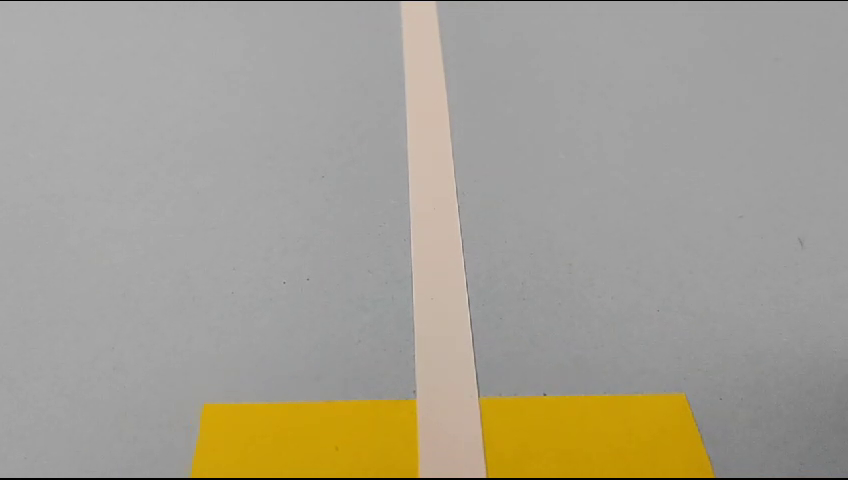
#> input picture frame 87 of Test_Vid.mp4, 848 x 480 px
$ python ColorPicker_LAB.py
#> lines starting #> are read from the running program, lines starting #| are printed output that depends on the picture; after the words box and inside, x2 and y2 are one past the last pixel; in counts of white or black regions, pixels touching at a corner belong together
import cv2
import numpy as np

frameWidth = 640
frameHeight = 480
cap = cv2.VideoCapture("Test_Vid.mp4")
cap.set(3, frameWidth)
cap.set(4, frameHeight)


def empty(a):
    pass


# Function to update the LAB color picker values
def update_lab_picker():
    l_min = cv2.getTrackbarPos("L Min", "LAB")
    l_max = cv2.getTrackbarPos("L Max", "LAB")
    a_min = cv2.getTrackbarPos("A Min", "LAB")
    a_max = cv2.getTrackbarPos("A Max", "LAB")
    b_min = cv2.getTrackbarPos("B Min", "LAB")
    b_max = cv2.getTrackbarPos("B Max", "LAB")
    lower = np.array([l_min, a_min, b_min])
    upper = np.array([l_max, a_max, b_max])
    return lower, upper


# Create the trackbars for LAB
cv2.namedWindow("LAB")
cv2.resizeWindow("LAB", 640, 480)
cv2.createTrackbar("L Min", "LAB", 0, 255, empty)
#> slider 'L Min' is set to 51
cv2.createTrackbar("L Max", "LAB", 255, 255, empty)
cv2.createTrackbar("A Min", "LAB", 0, 255, empty)
#> slider 'A Min' is set to 51
cv2.createTrackbar("A Max", "LAB", 255, 255, empty)
cv2.createTrackbar("B Min", "LAB", 0, 255, empty)
#> slider 'B Min' is set to 51
cv2.createTrackbar("B Max", "LAB", 255, 255, empty)

frameCounter = 0

while True:
    frameCounter += 1
    if cap.get(cv2.CAP_PROP_FRAME_COUNT) == frameCounter:
        cap.set(cv2.CAP_PROP_POS_FRAMES, 0)
        frameCounter = 0
    _, img = cap.read()
#> img is the input picture: shape (480, 848, 3); mean B, G, R 146.3, 159.9, 164.8

    lower, upper = update_lab_picker()

    lab = cv2.cvtColor(img, cv2.COLOR_BGR2LAB)
#> lab: shape (480, 848, 3); mean of channels 0, 1, 2 168.6, 128.7, 134.5
    mask = cv2.inRange(lab, lower, upper)
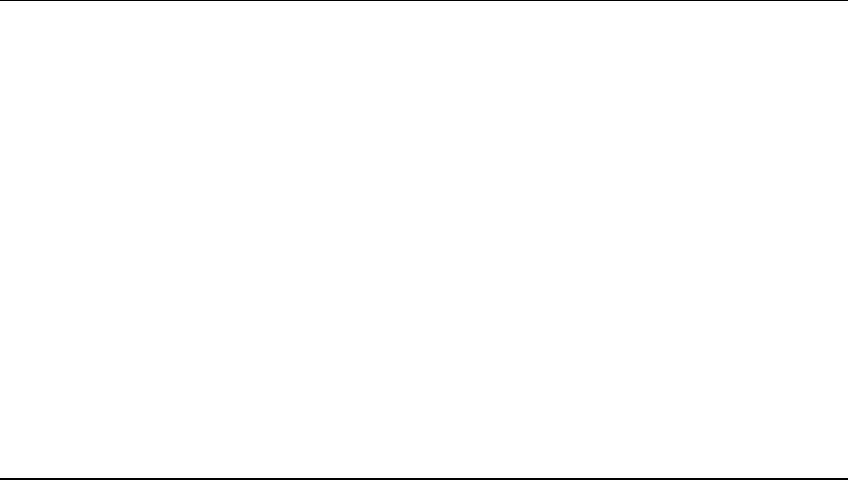
#> mask: shape (480, 848); 99.4% white; 2 black regions, box (x1, y1, x2, y2) and area: (0, 478, 848, 480) 1696, (0, 0, 848, 1) 848
    result = cv2.bitwise_and(img, img, mask=mask)

    mask = cv2.cvtColor(mask, cv2.COLOR_GRAY2BGR)
    hStack = np.hstack([img, mask, result])
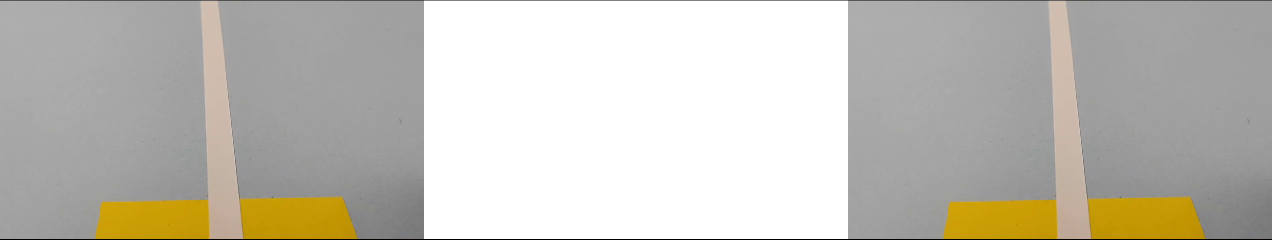
#> hStack: shape (480, 2544, 3) (shown at 1/2 size); mean B, G, R 182, 191.1, 194.3

    # Display LAB values
    cv2.putText(
        hStack,
        f"Lower: {lower}",
        (10, frameHeight - 30),
        cv2.FONT_HERSHEY_SIMPLEX,
        0.5,
        (255, 255, 255),
        1,
        cv2.LINE_AA,
    )
#> hStack: shape (480, 2544, 3); 0.06% of pixels changed, all inside (x1, y1, x2, y2) = (11, 437, 158, 456)
    cv2.putText(
        hStack,
        f"Upper: {upper}",
        (10, frameHeight - 10),
        cv2.FONT_HERSHEY_SIMPLEX,
        0.5,
        (255, 255, 255),
        1,
        cv2.LINE_AA,
    )
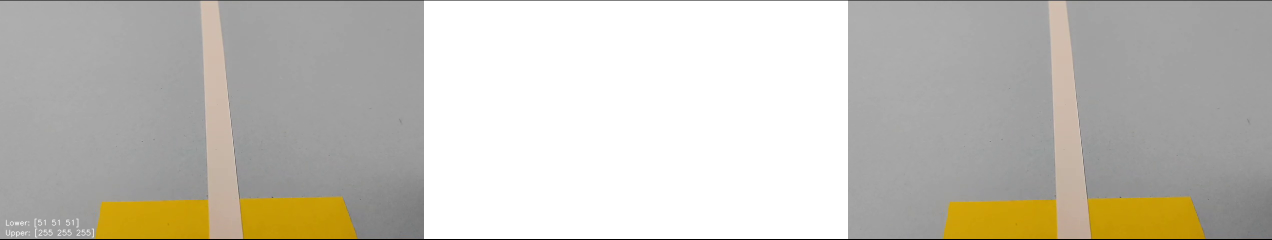
#> hStack: shape (480, 2544, 3) (shown at 1/2 size); mean B, G, R 182.1, 191.1, 194.4

    cv2.imshow("LAB Color Picker", hStack)

    if cv2.waitKey(1) & 0xFF == ord("q"):
#> (key q is pressed here)
        break

cap.release()
cv2.destroyAllWindows()

$ run again, starting later in the video
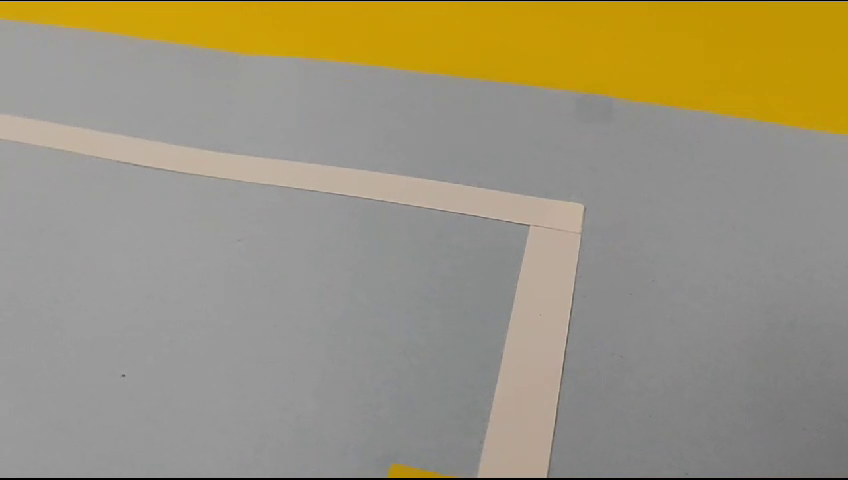
#> input picture frame 393 of Test_Vid.mp4, 848 x 480 px
#> img is the input picture: shape (480, 848, 3); mean B, G, R 124.4, 148, 156
#> lab: shape (480, 848, 3); mean of channels 0, 1, 2 157.4, 129, 139.3
#> `hStack = np.hstack([img, mask, result])`:
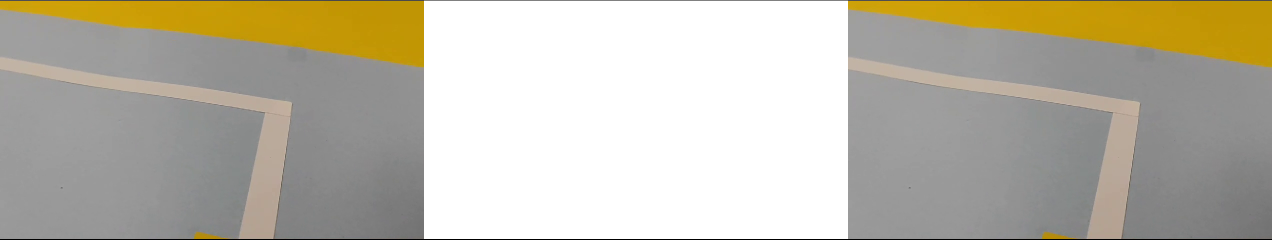
#> hStack: shape (480, 2544, 3) (shown at 1/2 size); mean B, G, R 167.4, 183.1, 188.4
#> `cv2.putText( hStack, f"Upper: {upper}", (10, frameHeight - 10), cv2.FO..`:
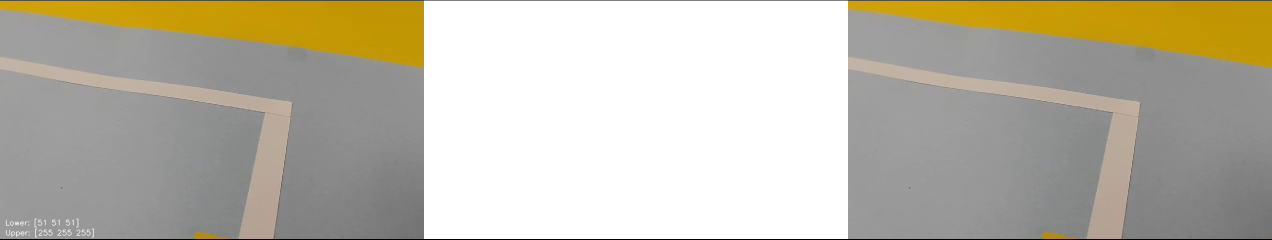
#> hStack: shape (480, 2544, 3) (shown at 1/2 size); mean B, G, R 167.4, 183.2, 188.5

$ run again, starting later in the video
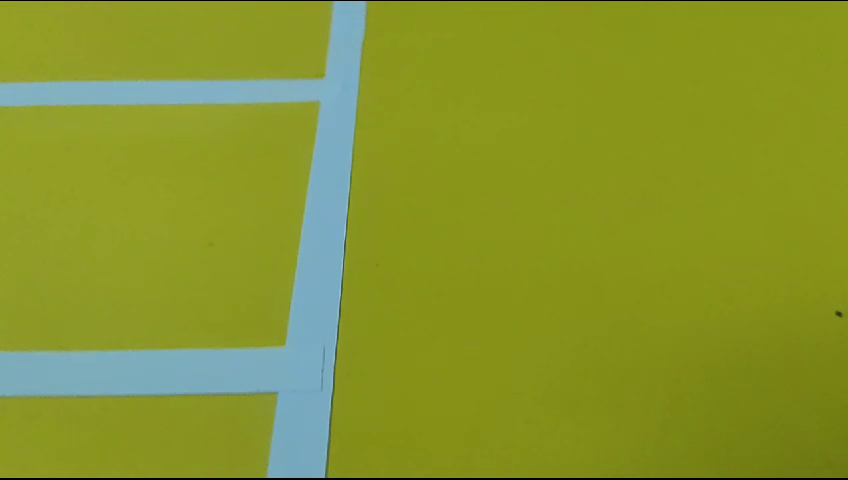
#> input picture frame 699 of Test_Vid.mp4, 848 x 480 px
#> img is the input picture: shape (480, 848, 3); mean B, G, R 45.1, 149.5, 134.3
#> lab: shape (480, 848, 3); mean of channels 0, 1, 2 150.8, 110, 176.5
#> `hStack = np.hstack([img, mask, result])`:
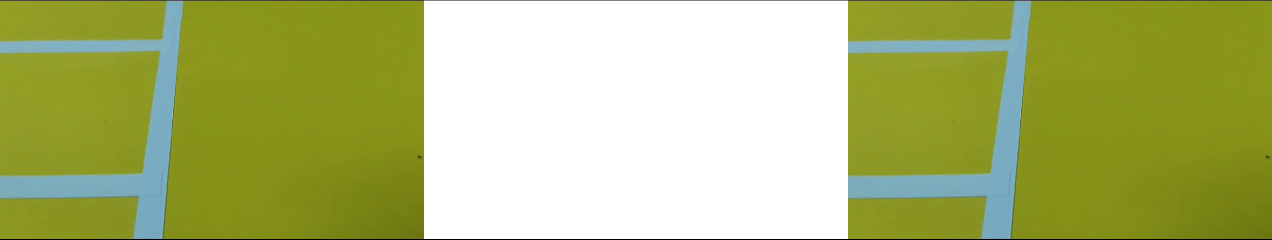
#> hStack: shape (480, 2544, 3) (shown at 1/2 size); mean B, G, R 114.6, 184.1, 174
#> `cv2.putText( hStack, f"Upper: {upper}", (10, frameHeight - 10), cv2.FO..`:
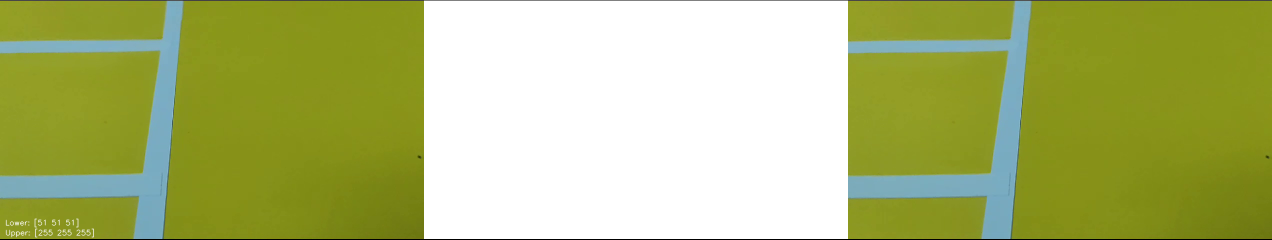
#> hStack: shape (480, 2544, 3) (shown at 1/2 size); mean B, G, R 114.7, 184.2, 174.1
